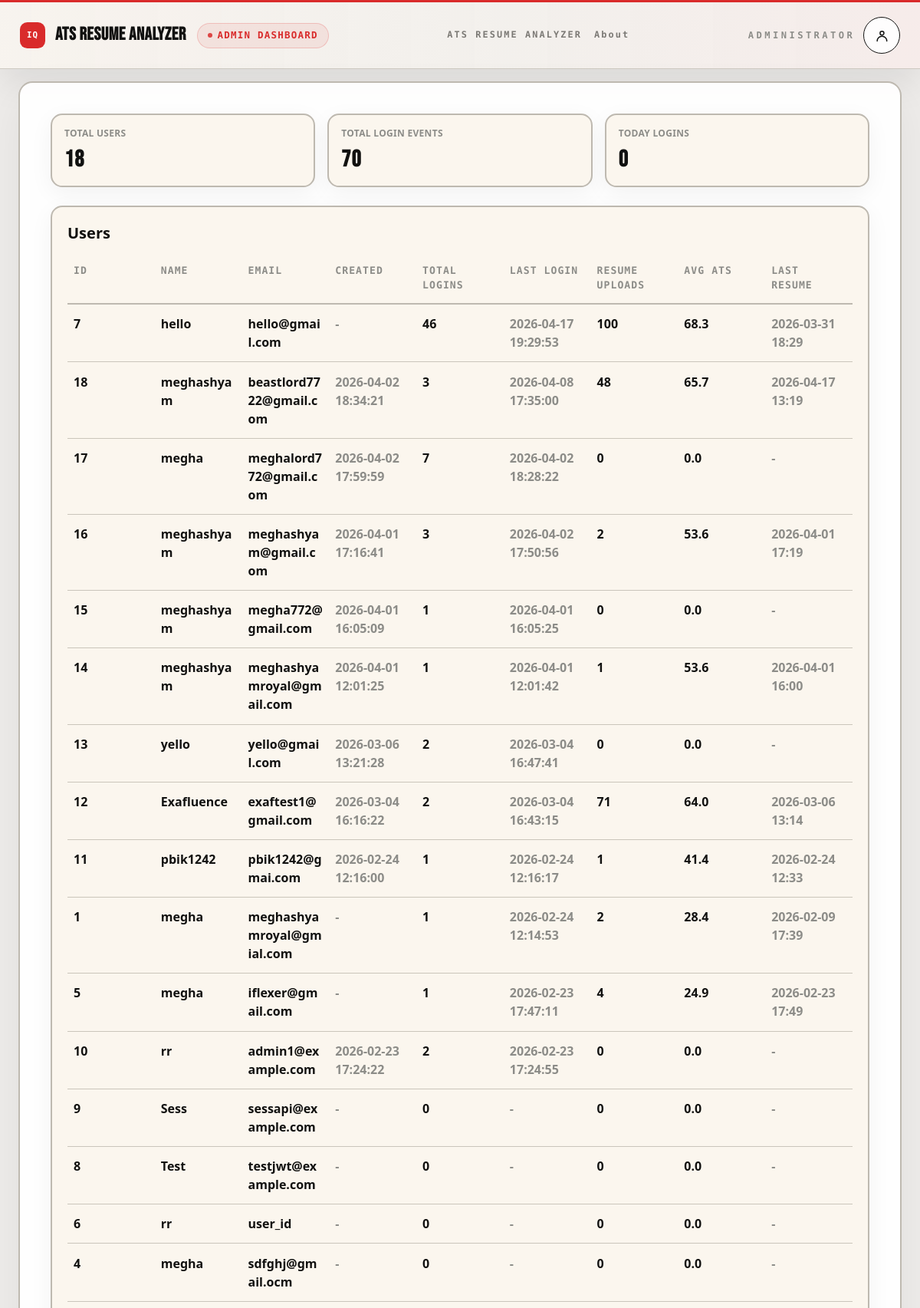
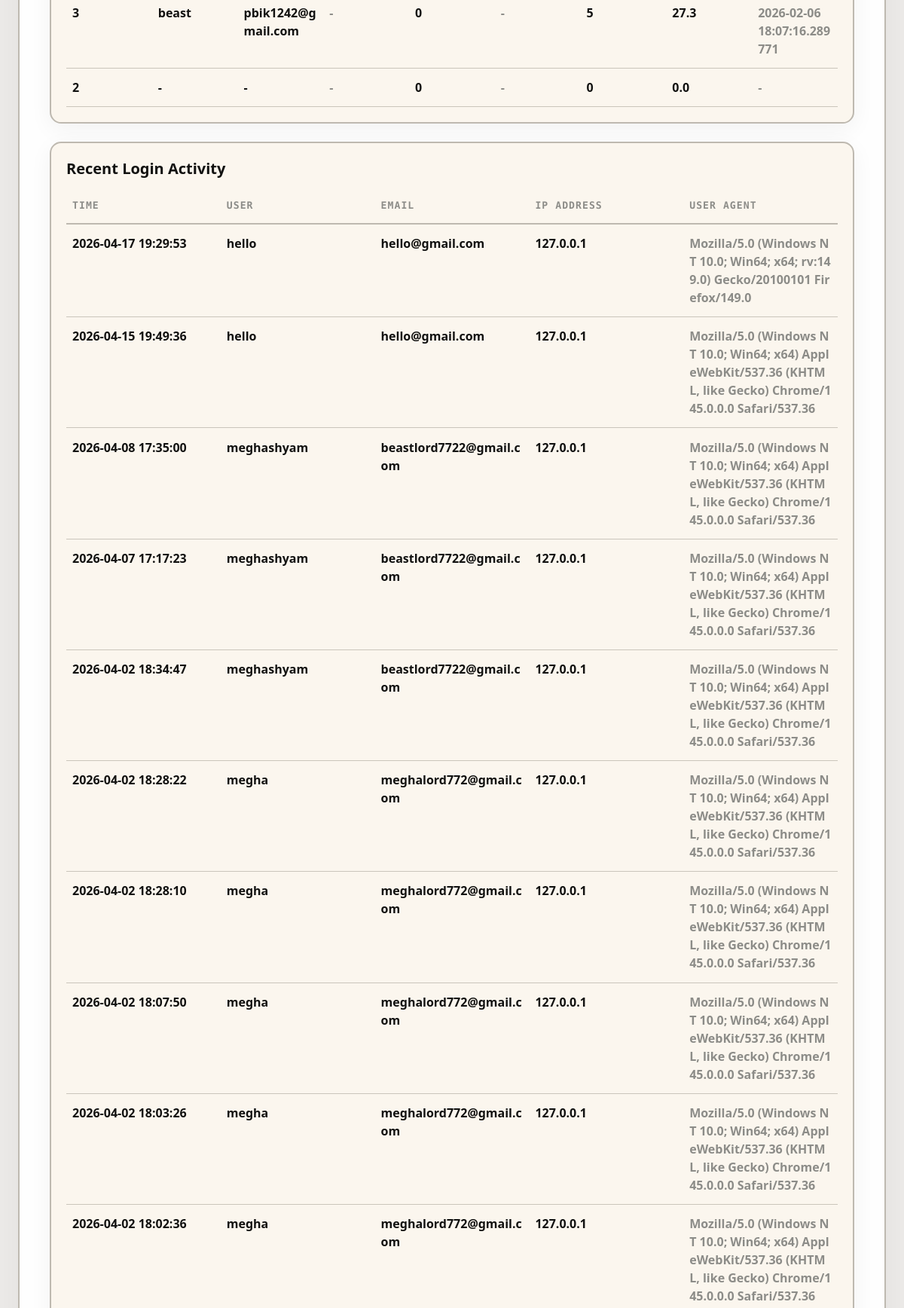
The page /admin/dashboard (signed in, upper part) on the database its author committed (2 pictures, top to bottom).
### tables this page shows
CREATE TABLE users(
        id INTEGER PRIMARY KEY,
        name TEXT, email TEXT UNIQUE, password TEXT, created_at TEXT, role TEXT);

CREATE TABLE login_history(
            id INTEGER PRIMARY KEY,
            user_id INTEGER,
            email TEXT,
            login_time TEXT,
            ip_address TEXT,
            user_agent TEXT
        );

### app.py (the view)
@app.get("/admin/dashboard", response_class=HTMLResponse)
async def admin_dashboard(request: Request) -> HTMLResponse:
    user = require_user(request)
    if not is_admin_user(user):
        raise HTTPException(status_code=403, detail="Admin access required.")
    today = datetime.now().strftime("%Y-%m-%d")
    with db() as conn:
        users = conn.execute(
            """
            SELECT u.id,u.name,u.email,u.created_at,
                   COALESCE(ls.total_logins,0) AS total_logins, ls.last_login_time,
                   COALESCE(rs.resume_count,0) AS resume_count, ROUND(COALESCE(rs.avg_score,0),1) AS avg_score,
                   rs.last_resume_time
            FROM users u
            LEFT JOIN (SELECT user_id,COUNT(*) AS total_logins,MAX(login_time) AS last_login_time FROM login_history GROUP BY user_id) ls ON ls.user_id=u.id
            LEFT JOIN (SELECT user_id,COUNT(*) AS resume_count,AVG(score) AS avg_score,MAX(date) AS last_resume_time FROM resume_history GROUP BY user_id) rs ON rs.user_id=u.id
            ORDER BY COALESCE(ls.last_login_time,u.created_at) DESC,u.id DESC
            """
        ).fetchall()
        recent = conn.execute("SELECT lh.login_time,lh.email,lh.ip_address,lh.user_agent,u.name FROM login_history lh LEFT JOIN users u ON u.id=lh.user_id ORDER BY lh.id DESC LIMIT 50").fetchall()
        total_users = conn.execute("SELECT COUNT(*) AS count FROM users").fetchone()["count"]
        total_events = conn.execute("SELECT COUNT(*) AS count FROM login_history").fetchone()["count"]
        today_logins = conn.execute("SELECT COUNT(*) AS count FROM login_history WHERE login_time LIKE ?", (f"{today}%",)).fetchone()["count"]
    return templates.TemplateResponse(
        request,
        "admin_dashboard.html",
        base_context(
            request,
            admin_name=user["name"] or "Admin",
            total_users=total_users,
            total_login_events=total_events,
            today_logins=today_logins,
            users=users,
            recent_logins=recent,
        ),
    )

### templates/admin_dashboard.html (shortened to what this page needs)
<!DOCTYPE html>
<html lang="en">
<head>
  <script src="https://cdn.tailwindcss.com"></script>
</head>
<body class="app-shell">
  {% set page_badge = "Admin Dashboard" %}
  {% set page_cta_href = "/" %}
  {% set page_cta_label = "Analyze Now" %}
  {% set active_page = "/admin/dashboard" %}
  {% include "_app_topbar.html" %}
  <div class="page-wrap page-wrap--content page-wrap--admin">
    <div class="glass-panel p-6 md:p-10">
      <div class="grid gap-4 md:grid-cols-3">
        <div class="panel-soft p-4">
          <p class="text-muted text-xs uppercase tracking-wide">Total Users</p>
          <p class="metric-value mt-2 text-3xl font-bold">{{ total_users }}</p>
        </div>
        <div class="panel-soft p-4">
          <p class="text-muted text-xs uppercase tracking-wide">Total Login Events</p>
          <p class="metric-value mt-2 text-3xl font-bold">{{ total_login_events }}</p>
        </div>
        <div class="panel-soft p-4">
          <p class="text-muted text-xs uppercase tracking-wide">Today Logins</p>
          <p class="metric-value mt-2 text-3xl font-bold">{{ today_logins }}</p>
        </div>
      </div>
      <div class="panel-soft mt-6 p-4 md:p-5">
        <h2 class="mb-3 text-xl font-semibold">Users</h2>
        <div>
          <table class="table-shell table-shell--fit">
            <thead>
              <tr>
                <th>ID</th>
                <th>Name</th>
                <th>Email</th>
                <th>Created</th>
                <th>Total Logins</th>
                <th>Last Login</th>
                <th>Resume Uploads</th>
                <th>Avg ATS</th>
                <th>Last Resume</th>
              </tr>
            </thead>
            <tbody>
              {% for u in users %}
              <tr>
                <td>{{ u.id }}</td>
                <td>{{ u.name or "-" }}</td>
                <td>{{ u.email or "-" }}</td>
                <td class="text-muted">{{ u.created_at or "-" }}</td>
                <td class="font-semibold text-cyan-200">{{ u.total_logins }}</td>
                <td class="text-muted">{{ u.last_login_time or "-" }}</td>
                <td>{{ u.resume_count }}</td>
                <td>{{ u.avg_score }}</td>
                <td class="text-muted">{{ u.last_resume_time or "-" }}</td>
              </tr>
              {% else %}
              <tr>
                <td colspan="9" class="py-5 text-center text-muted">No users found.</td>
              </tr>
              {% endfor %}
            </tbody>
          </table>
        </div>
      </div>
      <div class="panel-soft mt-6 p-4 md:p-5">
        <h2 class="mb-3 text-xl font-semibold">Recent Login Activity</h2>
        <div>
          <table class="table-shell table-shell--fit">
            <thead>
              <tr>
                <th>Time</th>
                <th>User</th>
                <th>Email</th>
                <th>IP Address</th>
                <th>User Agent</th>
              </tr>
            </thead>
            <tbody>
              {% for event in recent_logins %}
              <tr>
                <td>{{ event.login_time or "-" }}</td>
                <td>{{ event.name or "-" }}</td>
                <td>{{ event.email or "-" }}</td>
                <td>{{ event.ip_address or "-" }}</td>
                <td class="break-all text-muted">{{ event.user_agent or "-" }}</td>
              </tr>
              {% else %}
              <tr>
                <td colspan="5" class="py-5 text-center text-muted">No login activity yet.</td>
              </tr>
              {% endfor %}
            </tbody>
          </table>
        </div>
      </div>
    </div>
  </div>
</body>
</html>

### rows shown on the page
users: id "7", name "hello", email "hello@gmail.com", created_at "-", total_logins "46", last_login_time "2026-04-17 19:29:53", resume_count "100", avg_score "68.3", last_resume_time "2026-03-31 18:29"
users: id "18", name "meghashyam", email "beastlord7722@gmail.com", created_at "2026-04-02 18:34:21", total_logins "3", last_login_time "2026-04-08 17:35:00", resume_count "48", avg_score "65.7", last_resume_time "2026-04-17 13:19"
users: id "17", name "megha", email "meghalord772@gmail.com", created_at "2026-04-02 17:59:59", total_logins "7", last_login_time "2026-04-02 18:28:22", resume_count "0", avg_score "0.0", last_resume_time "-"
users: id "16", name "meghashyam", email "meghashyam@gmail.com", created_at "2026-04-01 17:16:41", total_logins "3", last_login_time "2026-04-02 17:50:56", resume_count "2", avg_score "53.6", last_resume_time "2026-04-01 17:19"
users: id "15", name "meghashyam", email "megha772@gmail.com", created_at "2026-04-01 16:05:09", total_logins "1", last_login_time "2026-04-01 16:05:25", resume_count "0", avg_score "0.0", last_resume_time "-"
users: id "14", name "meghashyam", email "meghashyamroyal@gmail.com", created_at "2026-04-01 12:01:25", total_logins "1", last_login_time "2026-04-01 12:01:42", resume_count "1", avg_score "53.6", last_resume_time "2026-04-01 16:00"
users: id "13", name "yello", email "yello@gmail.com", created_at "2026-03-06 13:21:28", total_logins "2", last_login_time "2026-03-04 16:47:41", resume_count "0", avg_score "0.0", last_resume_time "-"
users: id "12", name "Exafluence", email "exaftest1@gmail.com", created_at "2026-03-04 16:16:22", total_logins "2", last_login_time "2026-03-04 16:43:15", resume_count "71", avg_score "64.0", last_resume_time "2026-03-06 13:14"
users: id "11", name "pbik1242", email "pbik1242@gmai.com", created_at "2026-02-24 12:16:00", total_logins "1", last_login_time "2026-02-24 12:16:17", resume_count "1", avg_score "41.4", last_resume_time "2026-02-24 12:33"
users: id "1", name "megha", email "meghashyamroyal@gmial.com", created_at "-", total_logins "1", last_login_time "2026-02-24 12:14:53", resume_count "2", avg_score "28.4", last_resume_time "2026-02-09 17:39"
users: id "5", name "megha", email "iflexer@gmail.com", created_at "-", total_logins "1", last_login_time "2026-02-23 17:47:11", resume_count "4", avg_score "24.9", last_resume_time "2026-02-23 17:49"
users: id "10", name "rr", email "admin1@example.com", created_at "2026-02-23 17:24:22", total_logins "2", last_login_time "2026-02-23 17:24:55", resume_count "0", avg_score "0.0", last_resume_time "-"
users: id "9", name "Sess", email "sessapi@example.com", created_at "-", total_logins "0", last_login_time "-", resume_count "0", avg_score "0.0", last_resume_time "-"
users: id "8", name "Test", email "testjwt@example.com", created_at "-", total_logins "0", last_login_time "-", resume_count "0", avg_score "0.0", last_resume_time "-"
users: id "6", name "rr", email "user_id", created_at "-", total_logins "0", last_login_time "-", resume_count "0", avg_score "0.0", last_resume_time "-"
users: id "4", name "megha", email "sdfghj@gmail.ocm", created_at "-", total_logins "0", last_login_time "-", resume_count "0", avg_score "0.0", last_resume_time "-"
users: id "3", name "beast", email "pbik1242@gmail.com", created_at "-", total_logins "0", last_login_time "-", resume_count "5", avg_score "27.3", last_resume_time "2026-02-06 18:07:16.289771"
users: id "2", name "-", email "-", created_at "-", total_logins "0", last_login_time "-", resume_count "0", avg_score "0.0", last_resume_time "-"
login_history: login_time "2026-04-17 19:29:53", name "hello", email "hello@gmail.com", ip_address "127.0.0.1", user_agent "Mozilla/5.0 (Windows NT 10.0; Win64; x64; rv:149.0) Gecko/20100101 Firefox/149.0"
login_history: login_time "2026-04-15 19:49:36", name "hello", email "hello@gmail.com", ip_address "127.0.0.1", user_agent "Mozilla/5.0 (Windows NT 10.0; Win64; x64) AppleWebKit/537.36 (KHTML, like Gecko) Chrome/145.0.0.0 Safari/537.36"
login_history: login_time "2026-04-08 17:35:00", name "meghashyam", email "beastlord7722@gmail.com", ip_address "127.0.0.1", user_agent "Mozilla/5.0 (Windows NT 10.0; Win64; x64) AppleWebKit/537.36 (KHTML, like Gecko) Chrome/145.0.0.0 Safari/537.36"
login_history: login_time "2026-04-07 17:17:23", name "meghashyam", email "beastlord7722@gmail.com", ip_address "127.0.0.1", user_agent "Mozilla/5.0 (Windows NT 10.0; Win64; x64) AppleWebKit/537.36 (KHTML, like Gecko) Chrome/145.0.0.0 Safari/537.36"
login_history: login_time "2026-04-02 18:34:47", name "meghashyam", email "beastlord7722@gmail.com", ip_address "127.0.0.1", user_agent "Mozilla/5.0 (Windows NT 10.0; Win64; x64) AppleWebKit/537.36 (KHTML, like Gecko) Chrome/145.0.0.0 Safari/537.36"
login_history: login_time "2026-04-02 18:28:22", name "megha", email "meghalord772@gmail.com", ip_address "127.0.0.1", user_agent "Mozilla/5.0 (Windows NT 10.0; Win64; x64) AppleWebKit/537.36 (KHTML, like Gecko) Chrome/145.0.0.0 Safari/537.36"
login_history: login_time "2026-04-02 18:28:10", name "megha", email "meghalord772@gmail.com", ip_address "127.0.0.1", user_agent "Mozilla/5.0 (Windows NT 10.0; Win64; x64) AppleWebKit/537.36 (KHTML, like Gecko) Chrome/145.0.0.0 Safari/537.36"
login_history: login_time "2026-04-02 18:07:50", name "megha", email "meghalord772@gmail.com", ip_address "127.0.0.1", user_agent "Mozilla/5.0 (Windows NT 10.0; Win64; x64) AppleWebKit/537.36 (KHTML, like Gecko) Chrome/145.0.0.0 Safari/537.36"
login_history: login_time "2026-04-02 18:03:26", name "megha", email "meghalord772@gmail.com", ip_address "127.0.0.1", user_agent "Mozilla/5.0 (Windows NT 10.0; Win64; x64) AppleWebKit/537.36 (KHTML, like Gecko) Chrome/145.0.0.0 Safari/537.36"
login_history: login_time "2026-04-02 18:02:36", name "megha", email "meghalord772@gmail.com", ip_address "127.0.0.1", user_agent "Mozilla/5.0 (Windows NT 10.0; Win64; x64) AppleWebKit/537.36 (KHTML, like Gecko) Chrome/145.0.0.0 Safari/537.36"

### other values the page prints
{{ page_badge }} "ADMIN DASHBOARD"
{{ item.label }} "ATS RESUME ANALYZER" "About"
{{ role_label }} "ADMINISTRATOR"
{{ total_users }} "18"
{{ total_login_events }} "70"
{{ today_logins }} "0"
